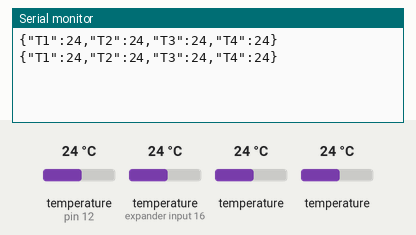
This sketch was run on a simulated Arduino Uno, built with avr-gcc and run on an emulated ATmega328P. Shown: the last lines printed to the serial monitor. Inputs (shaded band) come from the test bench; at power-on: temperature (sensors on pin 12, expander input 16) 24 °C, temperature 24 °C.

Above: at 3.3 s.
3.4 s: temperature (sensor on pin 12) set to 12 °C
At 5.6 s:
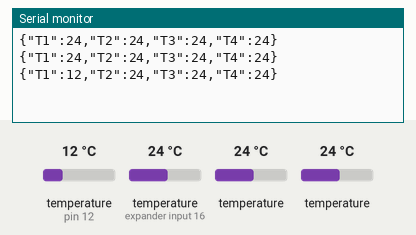
5.9 s: temperature (sensor on expander input 16) set to 12 °C
At 7.4 s:
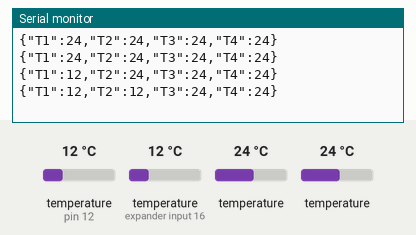
8.4 s: temperature (sensor 212) set to 12 °C
At 10.3 s:
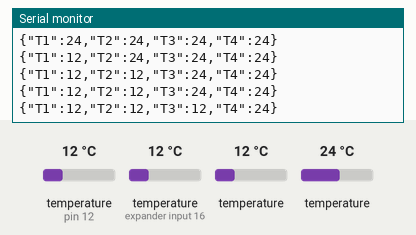
10.9 s: temperature (sensor 312) set to 12 °C
At 13.0 s:
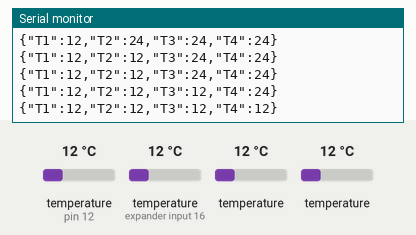
13.4 s: temperature (sensor on pin 12) set to 19 °C
At 14.5 s:
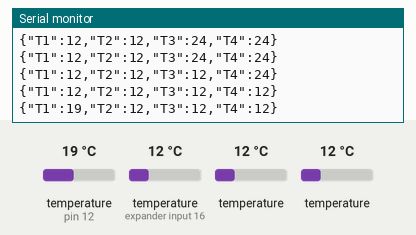
15.9 s: temperature (sensor on expander input 16) set to 19 °C
At 17.5 s:
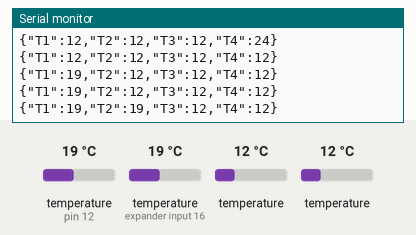
Timing chart, 0 to 19.0 s (numbered marks = the images above; inputs shaded):
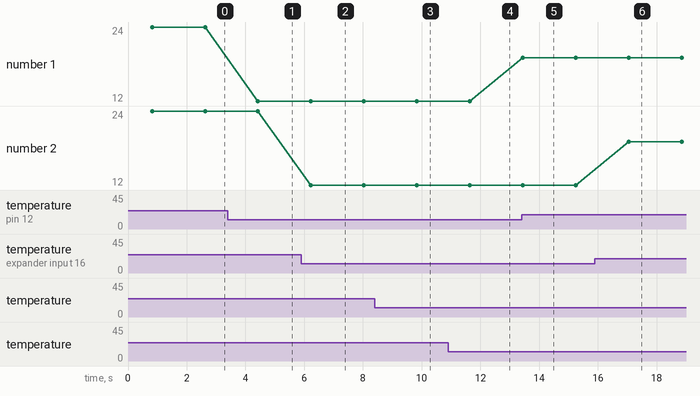

Measured:
- after the input at 3.4 s, the serial monitor: prints a new line after 1.0 s (image 1)
- after the input at 5.9 s, the serial monitor: prints a new line after 0.33 s (image 2)
- after the input at 8.4 s, the serial monitor: prints a new line after 1.4 s (image 3)
- after the input at 10.9 s, the serial monitor: prints a new line after 0.74 s (image 4)
- after the input at 13.4 s, the serial monitor: prints a new line at once (image 5)
- after the input at 15.9 s, the serial monitor: prints a new line after 1.1 s (image 6)
- plotted number 1: 24 → 12 after the input at 3.4 s, 12 → 19 after the input at 13.4 s

The sketch:

Four_sensor_data_read_one_port.ino
```cpp
// Omar Faruk Badhon
// Email: omargarukbadhon@gmail.com

// Read 4 DS18B20 temp. sensor data with one port of Arduino

// Library for this project
#include <OneWire.h>
#include <DallasTemperature.h>
#include <ArduinoJson.h>

StaticJsonDocument<120> doc;

// Data wire is plugged into port 12 on the Arduino
#define ONE_WIRE_BUS 12
// Setup a oneWire instance to communicate with any OneWire devices (not just Maxim/Dallas temperature ICs)
OneWire oneWire(ONE_WIRE_BUS);

// Pass our oneWire reference to Dallas Temperature.
DallasTemperature sensors(&oneWire);

// We'll use this variable to store device address
DeviceAddress tempDeviceAddress1= {0x28, 0xB0, 0xD6, 0x03, 0x00, 0x00, 0x00, 0x53};
DeviceAddress tempDeviceAddress2= {0x28, 0xC4, 0xCC, 0x02, 0x00, 0x00, 0x00, 0x59};
DeviceAddress tempDeviceAddress3= {0x28, 0x11, 0x58, 0x77, 0x91, 0x14, 0x02, 0x1F};
DeviceAddress tempDeviceAddress4= {0x28, 0x84, 0x42, 0x77, 0x91, 0x0F, 0x02, 0x4B};


void setup(void) {
  // start serial port
  Serial.begin(9600);

  // Start up the library
  sensors.begin();

  }


void loop(void) {
    sensors.requestTemperatures(); // Send the command to get temperatures
    float tempC = sensors.getTempC(tempDeviceAddress1);
    doc["T1"] = tempC;
    tempC = sensors.getTempC(tempDeviceAddress2);
    doc["T2"] = tempC;
    tempC = sensors.getTempC(tempDeviceAddress3);
    doc["T3"] = tempC;
    tempC = sensors.getTempC(tempDeviceAddress4);
    doc["T4"] = tempC;


  // data store in a json file
  serializeJson(doc, Serial);
  Serial.println();

  delay(1000);
}
```
